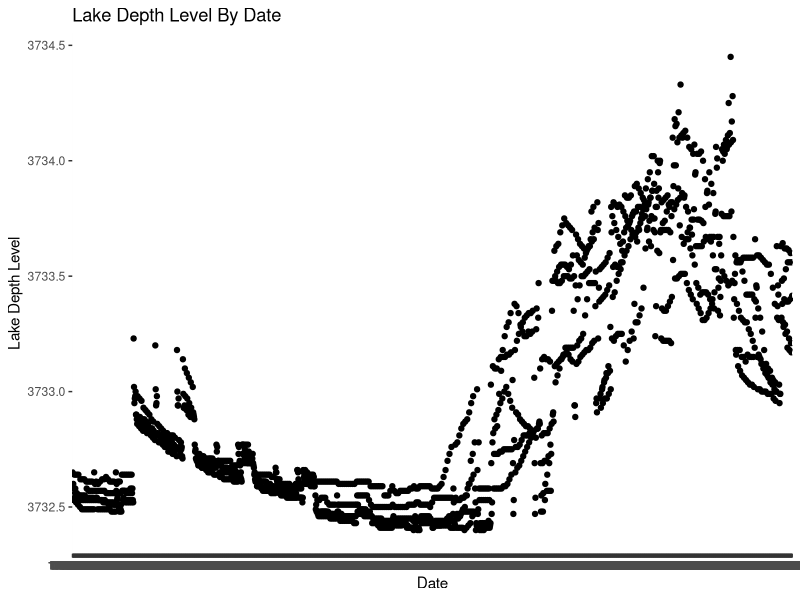
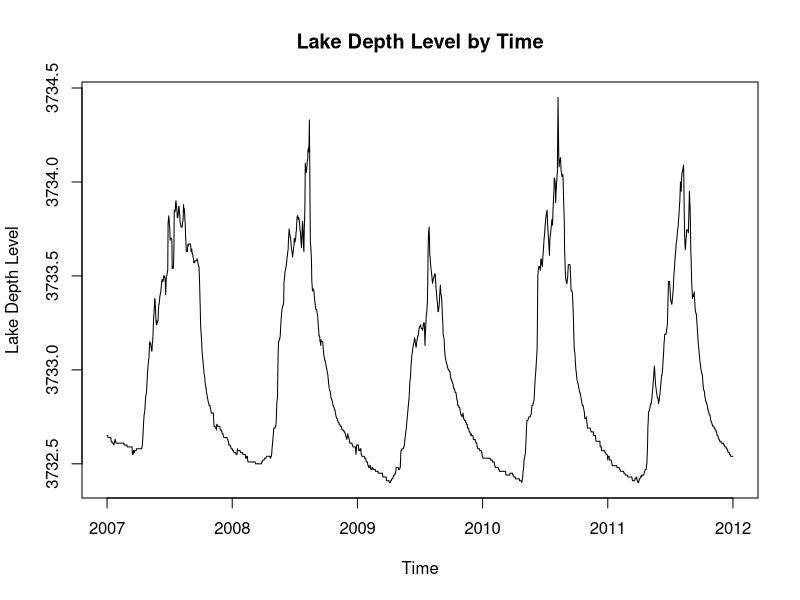
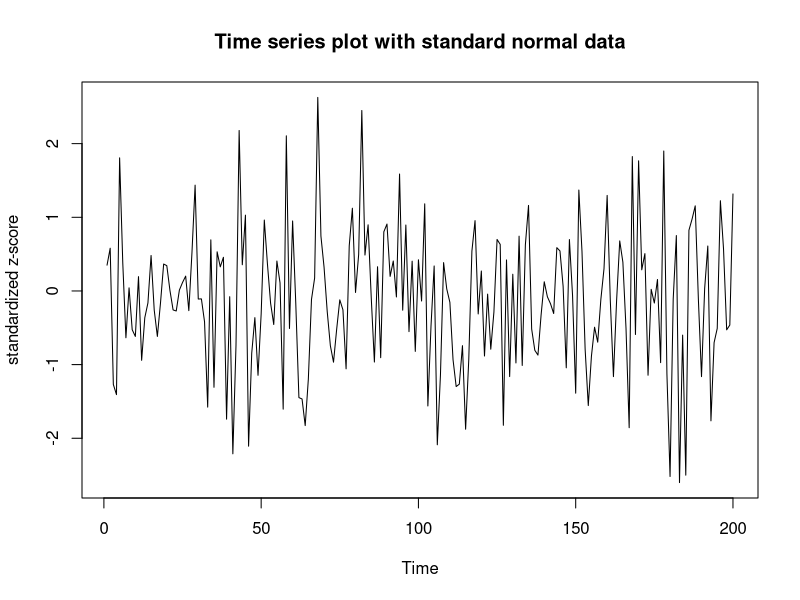
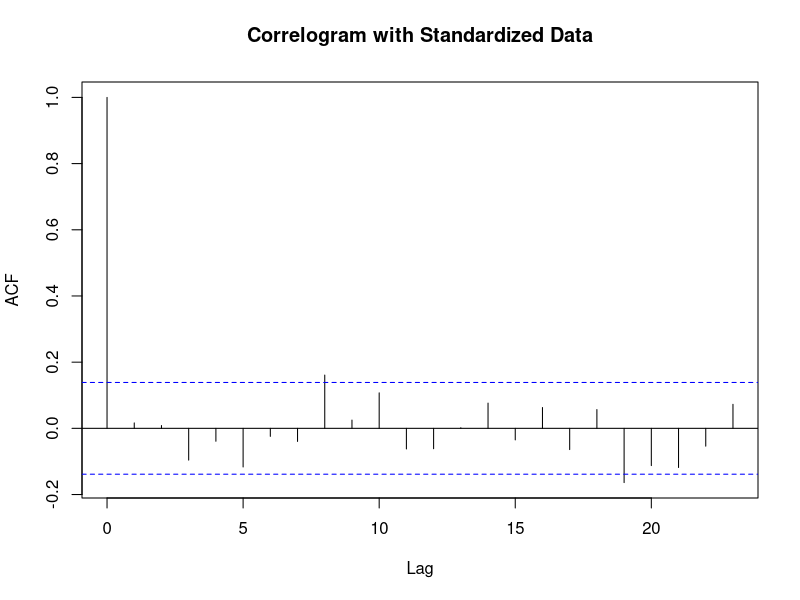
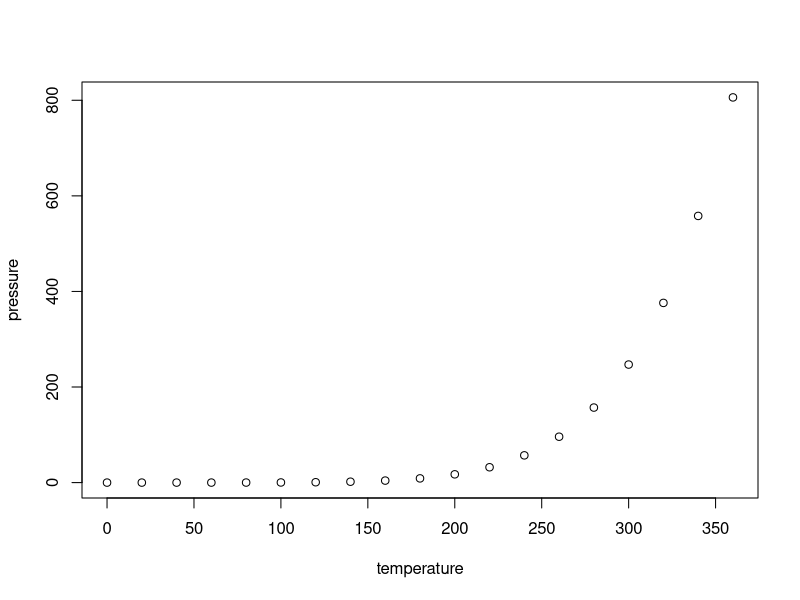
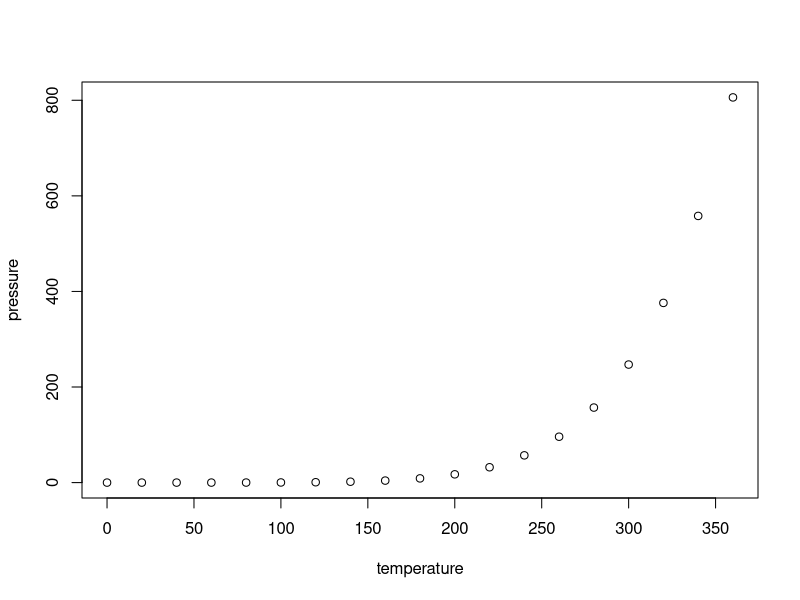

Here is the R script that generated these plots, in order:
## ---- chunk 1
knitr::opts_chunk$set(echo = TRUE)
#if you do not have the package, type install.packages("name_of_the_package")
library(tidyverse)
library(knitr)
library(tseries)
## ---- chunk 2
data <- read.csv("LakeLevels.csv", header = TRUE)
head(data,10)
data %>% 
    ggplot(aes(x = Date, y = LakeLevel)) +
    geom_point() +
    labs(x = "Date",
         y = "Lake Depth Level",
         title = "Lake Depth Level By Date")
## ---- chunk 3
x <- ts(data = data[,-1], start = c(2007,1), frequency = 365)
## ---- chunk 4
plot(x,
     xlab = "Time", 
     ylab = "Lake Depth Level", 
     main = "Lake Depth Level by Time")
## ---- chunk 5
set.seed(443)
std_data <- rnorm(200)
std_ts <- ts(std_data)
max(std_data)
## ---- chunk 6
plot(std_ts, 
     ylab = "standardized z-score",
     main = "Time series plot with standard normal data")
# calculate percentage of observation fall outside of +/- 2
mean(std_data < -2.0 | std_data > 2.0)
# expected percentage of observations fall outside of +/- 2
round(2*pnorm(2.0, lower.tail = FALSE),4)
## ---- chunk 7
acf(std_ts, 
    type = "correlation", 
    main = "Correlogram with Standardized Data")
## ---- chunk 8
summary(cars)
## ---- chunk 9
kable(summary(cars))
## ---- chunk 10
plot(pressure)
## ---- chunk 11
plot(pressure)
